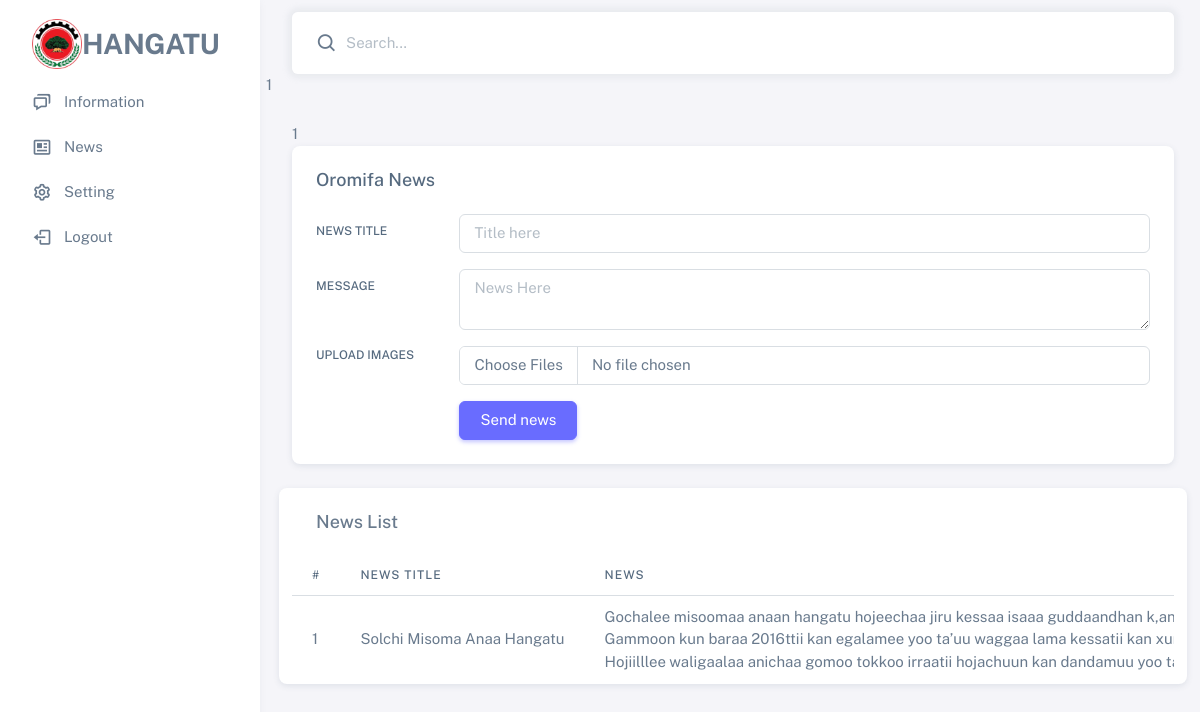
The page /dashboard/newso.php (signed in) on the database its author committed.
### tables this page shows
CREATE TABLE `news` (
  `nid` int(11) NOT NULL,
  `title` longtext NOT NULL,
  `news` longtext NOT NULL,
  `ntype` varchar(255) NOT NULL,
  `date` timestamp NOT NULL DEFAULT current_timestamp(),
  `image` longtext NOT NULL
);

### dashboard/newso.php (the view, shortened to what this page needs)
<?=
include('header.php');
?><div class="col-xxl">
    <div class="card mb-4">
        <div class="card-header d-flex align-items-center justify-content-between">
            <h5 class="mb-0">Oromifa News</h5>
        </div>
        <div class="card-body">
            <form action="../backend/newsHandler.php" method="POST" enctype="multipart/form-data">
                <div class="row mb-3">
                    <label class="col-sm-2 col-form-label" for="basic-default-name">News Title</label>
                    <div class="col-sm-10">
                        <input type="text" name="title" class="form-control" id="basic-default-name" placeholder="Title here" />
                    </div>
                </div>
                <div class="row mb-3">
                    <label class="col-sm-2 col-form-label" for="basic-default-message">Message</label>
                    <div class="col-sm-10">
                        <textarea id="basic-default-message" name="news" class="form-control" placeholder="News Here" aria-label="Hi, Do you have a moment to talk Joe?" aria-describedby="basic-icon-default-message2"></textarea>
                    </div>
                </div>
                <div class="row mb-3">
                    <label for="formFileMultiple" class="col-sm-2 form-label">Upload Images</label>
                    <div class="col-sm-10">
                        <input class="form-control"name="images" type="file" id="formFileMultiple" multiple />
                    </div>
                </div>
                <div class="row justify-content-end">
                    <div class="col-sm-10">
                        <button type="submit" class="btn btn-primary">Send news</button>
                    </div>
                </div>
            </form>
        </div>
    </div>
</div>
<div class="row">
    <div class="card">
        <h5 class="card-header">News List</h5>
        <div class="table-responsive text-nowrap">
            <table class="table">
                <thead>
                    <tr>
                        <th>#</th>
                        <th>News Title</th>
                        <th>News</th>
                    </tr>
                </thead>
                <tbody class="table-border-bottom-0">
                    <?php
                    $stm = $db->prepare("SELECT * FROM news WHERE ntype = 'oro' ORDER BY nid DESC");
                    $stm->execute();
                    $result = $stm->fetchAll();
                    foreach ($result as $key => $row) {
                        $title = $row['title'];
                        $news = $row['news'];
                    ?>
                        <tr>
                            <td>
                                <?= ++$key ?>
                            </td>
                            <td>
                                <?= $title ?>
                            </td>
                            <td>
                                <?= $news ?>
                            </td>
                        </tr>
                    <?php
                    }
                    ?>
                </tbody>
            </table>
        </div>
    </div>
</div>

### rows shown on the page
news: title "Solchi Misoma Anaa Hangatu", news "Gochalee misoomaa anaan hangatu hojeechaa jiru kessaa isaaa guddaandhan Gammoon kun baraa 2016ttii kan egalamee yoo ta’uu waggaa lama kessatii kan Hojiilllee waligaalaa anichaa gomoo tokkoo irraatii hojachuun kan dandamuu yoo…"

### other values the page prints
include('Navbar.php') "1"
include('header.php') "1"
